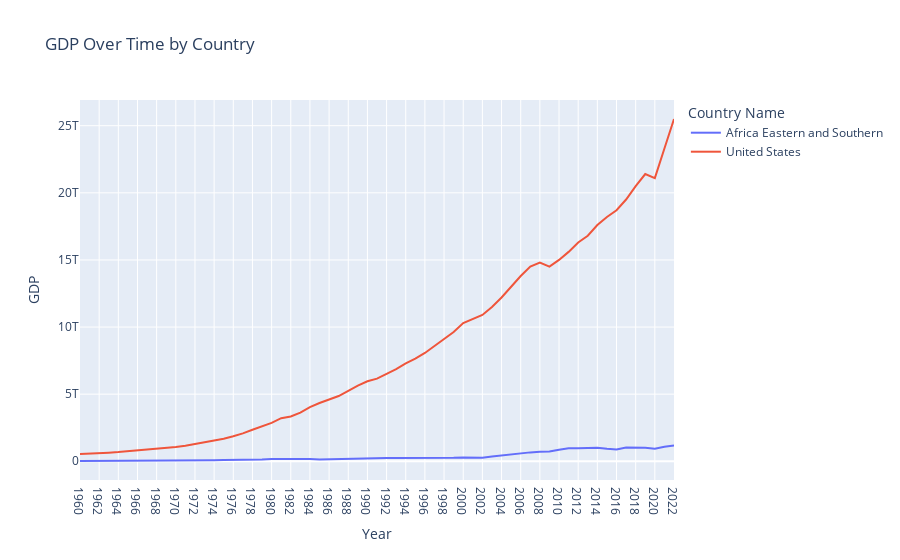

This figure's notebook cell:
### Markdown cell above
問題二:由問題一可知，美國和東南非洲的預期壽命差距非常大，同時我們知道GDP可以被當作衡量經濟狀況的因素，那麼預期壽命會和GDP有相關才對，國家的國力好會使人民的經濟狀況好的同時，提升醫療水平使人的預期壽明提高，下圖明確表示預期壽命和國家GDP有關，美國的GDP近乎全程都是東南非洲的十倍以上，所以預期壽命的確可以通過GDP做預測，圖中也顯示了2019和2020 GDP都發生了下挫，符合上圖的新冠猜想。

圖表應看出GDP與預期壽命的關聯(是否正相關)、非洲與美國的GDP是不是與預期壽命有關

### Code cell
import pandas as pd
import plotly.express as px

# 讀取GDP CSV file
df = pd.read_csv('GDP.csv', encoding='utf-8')

# 繪製圖表
fig = px.line(df.melt(id_vars='Country Name', var_name='Year', value_name='GDP'), 
              x='Year', y='GDP', color='Country Name',
              title='GDP Over Time by Country')

fig.show()
